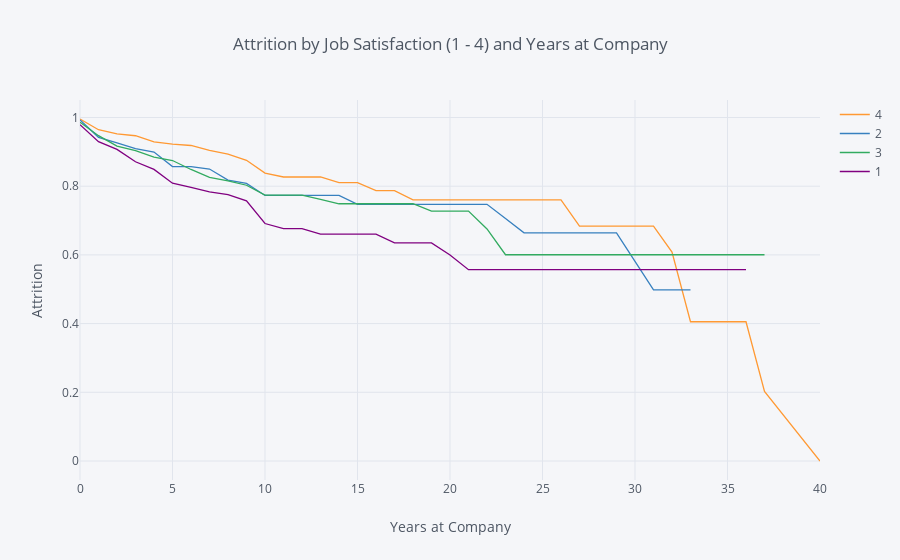

Source (notebook cell):
### Markdown cell above
## 6. Let's find out how job satisfaction affects retention rates. Generate and plot survival curves for each level of job satisfaction by number of years at the company.

### Code cell
rates = survival(data, 'JobSatisfaction', 'YearsAtCompany', 'Attrition' )

rates.iplot(kind='line', xTitle='Years at Company',
            yTitle='Attrition', title='Attrition by Job Satisfaction (1 - 4) and Years at Company')

### Figure 1 — Plotly figure (JSON) as saved in the notebook; plotly's stock layout.template omitted (floating-point values rounded to 4 significant figures)
{"data": [{"line": {"color": "rgba(255, 153, 51, 1.0)", "dash": "solid", "shape": "linear", "width": 1.3}, "mode": "lines", "name": "4", "text": "", "type": "scatter", "uid": "67cada72-f993-49e6-9711-bbd4cb23197f", "x": [0, 1, 2, 3, 4, 5, 6, 7, 8, 9, 10, 11, 12, 13, 14, 15, 16, 17, 18, 19, 20, 21, 22, 23, 24, 25, 26, 27, 29, 30, 31, 32, 33, 34, 36, 37, 40], "y": [0.9956, 0.9645, 0.9523, 0.9469, 0.929, 0.9226, 0.9185, 0.9043, 0.8933, 0.8754, 0.838, 0.8268, 0.8268, 0.8268, 0.8103, 0.8103, 0.7872, 0.7872, 0.76, 0.76, 0.76, 0.76, 0.76, 0.76, 0.76, 0.76, 0.76, 0.684, 0.684, 0.684, 0.684, 0.608, 0.4053, 0.4053, 0.4053, 0.2027, 0]}, {"line": {"color": "rgba(55, 128, 191, 1.0)", "dash": "solid", "shape": "linear", "width": 1.3}, "mode": "lines", "name": "2", "text": "", "type": "scatter", "uid": "f76db2f3-5408-48eb-b3ae-e9b213fef97f", "x": [0, 1, 2, 3, 4, 5, 6, 7, 8, 9, 10, 11, 12, 13, 14, 15, 16, 17, 18, 19, 20, 21, 22, 23, 24, 25, 26, 27, 29, 30, 31, 32, 33, 34, 36, 37, 40], "y": [0.9929, 0.9423, 0.9263, 0.9091, 0.8996, 0.8573, 0.8573, 0.85, 0.8179, 0.8083, 0.7731, 0.7731, 0.7731, 0.7731, 0.7731, 0.7474, 0.7474, 0.7474, 0.7474, 0.7474, 0.7474, 0.7474, 0.7474, 0.7059, 0.6643, 0.6643, 0.6643, 0.6643, 0.6643, 0.5813, 0.4983, 0.4983, 0.4983, "", "", "", ""]}, {"line": {"color": "rgba(50, 171, 96, 1.0)", "dash": "solid", "shape": "linear", "width": 1.3}, "mode": "lines", "name": "3", "text": "", "type": "scatter", "uid": "3f2d637a-9a4d-4c27-91a9-b8f863e242bd", "x": [0, 1, 2, 3, 4, 5, 6, 7, 8, 9, 10, 11, 12, 13, 14, 15, 16, 17, 18, 19, 20, 21, 22, 23, 24, 25, 26, 27, 29, 30, 31, 32, 33, 34, 36, 37, 40], "y": [0.9864, 0.9471, 0.917, 0.9033, 0.8849, 0.8748, 0.8487, 0.8259, 0.8157, 0.8028, 0.7739, 0.7739, 0.7739, 0.7618, 0.7489, 0.7489, 0.7489, 0.7489, 0.7489, 0.7275, 0.7275, 0.7275, 0.6755, 0.6005, 0.6005, 0.6005, 0.6005, 0.6005, 0.6005, 0.6005, 0.6005, 0.6005, 0.6005, 0.6005, 0.6005, 0.6005, ""]}, {"line": {"color": "rgba(128, 0, 128, 1.0)", "dash": "solid", "shape": "linear", "width": 1.3}, "mode": "lines", "name": "1", "text": "", "type": "scatter", "uid": "05d40acf-7c20-4fce-96b9-ac5b9ded8a53", "x": [0, 1, 2, 3, 4, 5, 6, 7, 8, 9, 10, 11, 12, 13, 14, 15, 16, 17, 18, 19, 20, 21, 22, 23, 24, 25, 26, 27, 29, 30, 31, 32, 33, 34, 36, 37, 40], "y": [0.9792, 0.9297, 0.9071, 0.8711, 0.8489, 0.8087, 0.7965, 0.7833, 0.7752, 0.7572, 0.6913, 0.6766, 0.6766, 0.6605, 0.6605, 0.6605, 0.6605, 0.6351, 0.6351, 0.6351, 0.5998, 0.557, 0.557, 0.557, 0.557, 0.557, 0.557, 0.557, 0.557, 0.557, 0.557, 0.557, 0.557, 0.557, 0.557, "", ""]}], "layout": {"autosize": true, "legend": {"bgcolor": "#F5F6F9", "font": {"color": "#4D5663"}}, "paper_bgcolor": "#F5F6F9", "plot_bgcolor": "#F5F6F9", "title": {"font": {"color": "#4D5663"}, "text": "Attrition by Job Satisfaction (1 - 4) and Years at Company"}, "xaxis": {"autorange": true, "gridcolor": "#E1E5ED", "range": [0, 40], "showgrid": true, "tickfont": {"color": "#4D5663"}, "title": {"font": {"color": "#4D5663"}, "text": "Years at Company"}, "type": "linear", "zerolinecolor": "#E1E5ED"}, "yaxis": {"autorange": true, "gridcolor": "#E1E5ED", "range": [-0.05531, 1.051], "showgrid": true, "tickfont": {"color": "#4D5663"}, "title": {"font": {"color": "#4D5663"}, "text": "Attrition"}, "type": "linear", "zerolinecolor": "#E1E5ED"}}}
